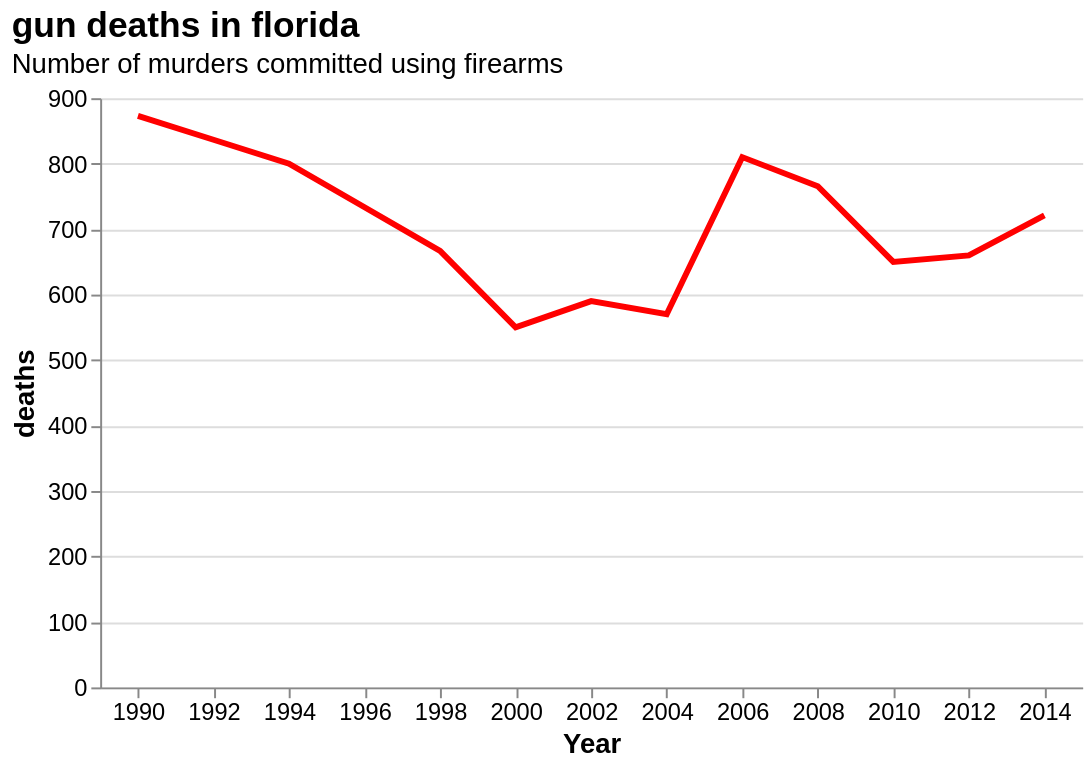

Write the Vega-Lite specification saved for this chart.
### Vega-Lite specification from a JSON file in a GitHub repository (floating-point values rounded to 4 significant figures)
{"$schema": "https://vega.github.io/schema/vega-lite/v5.json", "title": {"text": "gun deaths in florida", "anchor": "start", "subtitle": "Number of murders committed using firearms", "fontSize": 18, "subtitleFontSize": 14, "color": "#000000", "subtitleColor": "#000000"}, "data": {"values": [{"year": 1990, "deaths": 873}, {"year": 1992, "deaths": 836.5}, {"year": 1994, "deaths": 800}, {"year": 1996, "deaths": 733.3}, {"year": 1998, "deaths": 666.7}, {"year": 2000, "deaths": 550}, {"year": 2002, "deaths": 590}, {"year": 2004, "deaths": 570}, {"year": 2006, "deaths": 810}, {"year": 2008, "deaths": 765.5}, {"year": 2010, "deaths": 650}, {"year": 2012, "deaths": 660}, {"year": 2014, "deaths": 721}]}, "width": 500, "height": 300, "mark": {"type": "line", "color": "red", "strokeWidth": 3}, "encoding": {"x": {"field": "year", "type": "ordinal", "axis": {"title": "Year", "labelAngle": 0, "labelFontSize": 12, "titleFontSize": 14}}, "y": {"field": "deaths", "type": "quantitative", "axis": {"title": "deaths", "grid": true, "labelFontSize": 12, "titleFontSize": 14}, "scale": {"domain": [0, 900]}}}, "config": {"view": {"stroke": "transparent"}, "axis": {"labelColor": "black", "titleColor": "black"}}}
